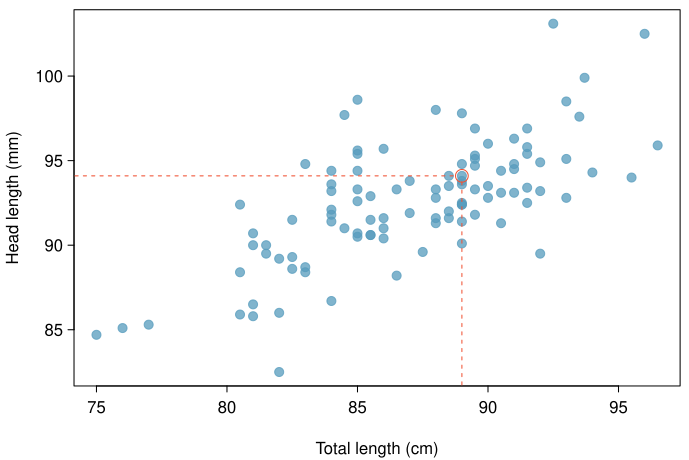

Write R code to recreate this figure.
library(openintro)
data(COL)
data(possum)

myPDF('scattHeadLTotalL.pdf', 6.9, 4.6,
      mar = c(3.7, 3.7, 0.5, 0.5),
      mgp = c(2.6, 0.55, 0))
plot(possum$totalL, possum$headL,
     pch = 19,
     col = COL[1, 2],
     cex = 1.2,
     xlab = 'Total length (cm)',
     ylab = 'Head length (mm)')
points(89, 94.1, col = COL[4], cex = 1.7)
lines(rep(89, 2), c(0, 93.8), lty = 2, col = COL[4])
lines(c(0, 88.7), rep(94.1, 2), lty = 2, col = COL[4])
dev.off()
